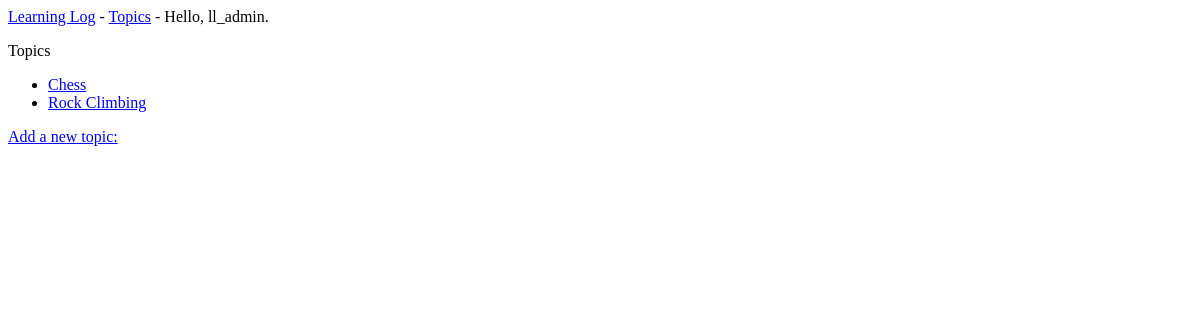
The page /topics/ (signed in) on the database as committed earlier.
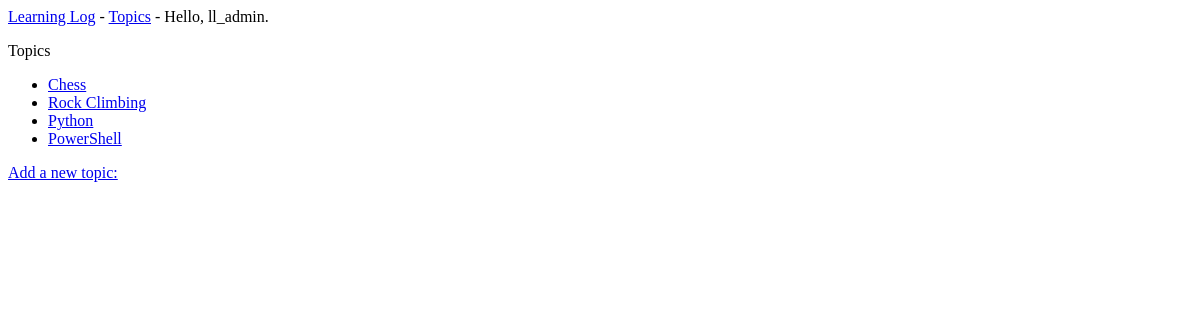
The same page on the database as committed later.
### learning_logs/models.py (models this page shows)
class Topic(models.Model):
    text = models.CharField(max_length=200)
    date_added = models.DateTimeField(auto_now_add=True)
    def __str__(self):
        return self.text

### learning_logs/views.py (the view)
# urls.py: path('topics/', views.topics,  name='topics'),
def topics(request):
    topics = Topic.objects.order_by('date_added')
    context = {'topics': topics}
    return render(request, 'learning_logs/topics.html', context)

### learning_logs/templates/learning_logs/topics.html
{% extends "learning_logs/base.html" %}
{% block content %}
<p>Topics</p>
<ul>
  {% for topic in topics %}
    <li>
        <a href="{% url 'learning_logs:topic' topic.id %}">{{ topic }}</a>
    </li>
  {% empty %}
    <li>No topics have been added yet.</li>
  {% endfor %}
</ul>
<a href="{% url 'learning_logs:new_topic' %}">Add a new topic:</a>
{% endblock content %}

### learning_logs/templates/learning_logs/base.html
<p>
  <a href="{% url 'learning_logs:index' %}">Learning Log</a> -
  <a href="{% url 'learning_logs:topics' %}">Topics</a> -
  {% if user.is_authenticated %}
    Hello, {{ user.username }}.
  {% else %}
  <a href="{% url 'users:LoginView' %}">log in</a>
  {% endif %}
</p>
{% block content %}{% endblock content %}

Rows that differ between the two databases and show on the page:
added Topic: text "Python"
added Topic: text "PowerShell"
